Frame 1 (no input): blank canvas, image omitted
Frame 60 (the mouse pressed at the canvas centre just before this capture): blank canvas, image omitted
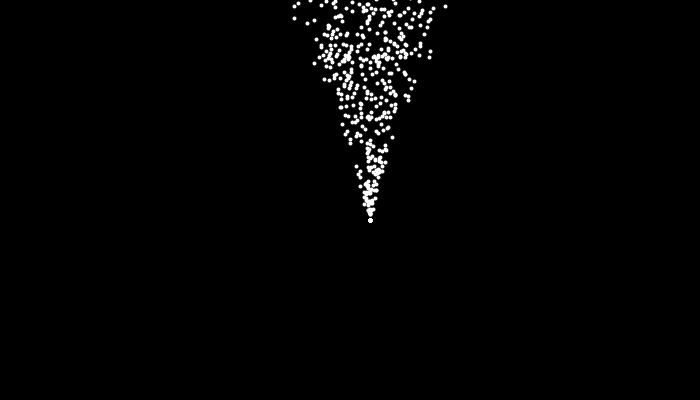
Frame 120 (the mouse held since frame 60 and released just before this capture)

The Processing sketch whose frames 1 and 60 were blank and that drew this single picture after the mouse press (run headless with seeded random() and noise(); from frame 60 on, the mouse is pressed at the canvas centre):

// Processing sketch: processing_36377
// ── processing_36377.pde

int NUM = 1000;
PVector[] pos;
PVector[] vel;
float grav = 0.1;
int[] ttl;

void setup() {
    size(700,400);
    frameRate(25);

    pos = new PVector[NUM];
    vel = new PVector[NUM];
    ttl = new int[NUM];
    for( int i = 0; i < NUM; i++) {
        pos[i] = new PVector(0,0);
        if (i < NUM/2) {
            vel[i] = new PVector(random(-2,2), random(-10,-5));
            ttl[i] = int(random(50,100));
        } else {
            vel[i] = new PVector(0,0);
            ttl[i] = int(random(0,50));
        }
    }
}

void draw() {
    background(0);
    stroke(255);
    strokeWeight(4);

    for( int i = 0; i < NUM; i++) {
        point( pos[i].x + mouseX + 20, pos[i].y + mouseY + 20 );
    }

    for( int i = 0; i < NUM; i++) {
        pos[i].add( vel[i] );
        ttl[i]--;
        if (ttl[i] < 0) {
            vel[i] = new PVector(random(-2,2), random(-10,-5));
            pos[i] = new PVector(0,0);
            ttl[i] = int(random(50,100));
        }
    }

}
